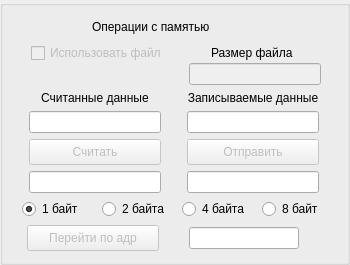
            <widget class="QGroupBox" name="groupBox_2">
             <property name="minimumSize">
              <size>
               <width>341</width>
               <height>246</height>
              </size>
             </property>
             <property name="maximumSize">
              <size>
               <width>350</width>
               <height>290</height>
              </size>
             </property>
             <property name="title">
              <string/>
             </property>
             <layout class="QGridLayout" name="gridLayout_6">
              <item row="0" column="0">
               <layout class="QVBoxLayout" name="verticalLayout_33">
                <item>
                 <layout class="QHBoxLayout" name="horizontalLayout_27">
                  <item>
                   <spacer name="horizontalSpacer_42">
                    <property name="orientation">
                     <enum>Qt::Horizontal</enum>
                    </property>
                    <property name="sizeType">
                     <enum>QSizePolicy::Fixed</enum>
                    </property>
                    <property name="sizeHint" stdset="0">
                     <size>
                      <width>78</width>
                      <height>20</height>
                     </size>
                    </property>
                   </spacer>
                  </item>
                  <item>
                   <widget class="QLabel" name="label_21">
                    <property name="text">
                     <string>Операции с памятью</string>
                    </property>
                   </widget>
                  </item>
                  <item>
                   <spacer name="horizontalSpacer_43">
                    <property name="orientation">
                     <enum>Qt::Horizontal</enum>
                    </property>
                    <property name="sizeType">
                     <enum>QSizePolicy::Fixed</enum>
                    </property>
                    <property name="sizeHint" stdset="0">
                     <size>
                      <width>88</width>
                      <height>20</height>
                     </size>
                    </property>
                   </spacer>
                  </item>
                 </layout>
                </item>
                <item>
                 <layout class="QVBoxLayout" name="verticalLayout_20">
                  <property name="spacing">
                   <number>0</number>
                  </property>
                  <item>
                   <layout class="QHBoxLayout" name="horizontalLayout_28">
                    <property name="leftMargin">
                     <number>17</number>
                    </property>
                    <item>
                     <widget class="QCheckBox" name="checkBox_3">
                      <property name="enabled">
                       <bool>false</bool>
                      </property>
                      <property name="text">
                       <string>Использовать файл</string>
                      </property>
                     </widget>
                    </item>
                    <item>
                     <spacer name="horizontalSpacer_44">
                      <property name="orientation">
                       <enum>Qt::Horizontal</enum>
                      </property>
                      <property name="sizeHint" stdset="0">
                       <size>
                        <width>40</width>
                        <height>20</height>
                       </size>
                      </property>
                     </spacer>
                    </item>
                    <item>
                     <widget class="QLabel" name="label_24">
                      <property name="text">
                       <string>Размер файла</string>
                      </property>
                     </widget>
                    </item>
                    <item>
                     <spacer name="horizontalSpacer_45">
                      <property name="orientation">
                       <enum>Qt::Horizontal</enum>
                      </property>
                      <property name="sizeHint" stdset="0">
                       <size>
                        <width>40</width>
                        <height>20</height>
                       </size>
                      </property>
                     </spacer>
                    </item>
                   </layout>
                  </item>
                  <item>
                   <layout class="QHBoxLayout" name="horizontalLayout_29">
                    <property name="spacing">
                     <number>3</number>
                    </property>
                    <property name="topMargin">
                     <number>0</number>
                    </property>
                    <item>
                     <spacer name="horizontalSpacer_40">
                      <property name="orientation">
                       <enum>Qt::Horizontal</enum>
                      </property>
                      <property name="sizeHint" stdset="0">
                       <size>
                        <width>179</width>
                        <height>20</height>
                       </size>
                      </property>
                     </spacer>
                    </item>
                    <item>
                     <widget class="QLineEdit" name="lineEdit_7">
                      <property name="enabled">
                       <bool>false</bool>
                      </property>
                      <property name="minimumSize">
                       <size>
                        <width>132</width>
                        <height>22</height>
                       </size>
                      </property>
                      <property name="maximumSize">
                       <size>
                        <width>132</width>
                        <height>22</height>
                       </size>
                      </property>
                     </widget>
                    </item>
                    <item>
                     <spacer name="horizontalSpacer_41">
                      <property name="orientation">
                       <enum>Qt::Horizontal</enum>
                      </property>
                      <property name="sizeHint" stdset="0">
                       <size>
                        <width>18</width>
                        <height>20</height>
                       </size>
                      </property>
                     </spacer>
                    </item>
                   </layout>
                  </item>
                 </layout>
                </item>
                <item>
                 <layout class="QHBoxLayout" name="horizontalLayout_24">
                  <item>
                   <layout class="QVBoxLayout" name="verticalLayout_15">
                    <item>
                     <widget class="QLabel" name="label_25">
                      <property name="text">
                       <string>Считанные данные</string>
                      </property>
                      <property name="alignment">
                       <set>Qt::AlignCenter</set>
                      </property>
                     </widget>
                    </item>
                    <item>
                     <widget class="QLineEdit" name="lineEdit_8">
                      <property name="minimumSize">
                       <size>
                        <width>132</width>
                        <height>22</height>
                       </size>
                      </property>
                      <property name="maximumSize">
                       <size>
                        <width>132</width>
                        <height>22</height>
                       </size>
                      </property>
                      <property name="readOnly">
                       <bool>true</bool>
                      </property>
                     </widget>
                    </item>
                    <item>
                     <widget class="QPushButton" name="pushButton_18">
                      <property name="enabled">
                       <bool>false</bool>
                      </property>
                      <property name="minimumSize">
                       <size>
                        <width>132</width>
                        <height>26</height>
                       </size>
                      </property>
                      <property name="maximumSize">
                       <size>
                        <width>132</width>
                        <height>26</height>
                       </size>
                      </property>
                      <property name="text">
                       <string>Считать</string>
                      </property>
                     </widget>
                    </item>
                    <item>
                     <widget class="QLineEdit" name="lineEdit_10">
                      <property name="minimumSize">
                       <size>
                        <width>132</width>
                        <height>22</height>
                       </size>
                      </property>
                      <property name="maximumSize">
                       <size>
                        <width>132</width>
                        <height>22</height>
                       </size>
                      </property>
                     </widget>
                    </item>
                   </layout>
                  </item>
                  <item>
                   <spacer name="horizontalSpacer_47">
                    <property name="orientation">
                     <enum>Qt::Horizontal</enum>
                    </property>
                    <property name="sizeType">
                     <enum>QSizePolicy::Minimum</enum>
                    </property>
                    <property name="sizeHint" stdset="0">
                     <size>
                      <width>5</width>
                      <height>20</height>
                     </size>
                    </property>
                   </spacer>
                  </item>
                  <item>
                   <layout class="QVBoxLayout" name="verticalLayout_16">
                    <property name="spacing">
                     <number>6</number>
                    </property>
                    <item>
                     <widget class="QLabel" name="label_26">
                      <property name="text">
                       <string>Записываемые данные</string>
                      </property>
                      <property name="alignment">
                       <set>Qt::AlignCenter</set>
                      </property>
                     </widget>
                    </item>
                    <item>
                     <widget class="QLineEdit" name="lineEdit_9">
                      <property name="minimumSize">
                       <size>
                        <width>132</width>
                        <height>22</height>
                       </size>
                      </property>
                      <property name="maximumSize">
                       <size>
                        <width>132</width>
                        <height>22</height>
                       </size>
                      </property>
                     </widget>
                    </item>
                    <item>
                     <widget class="QPushButton" name="pushButton_19">
                      <property name="enabled">
                       <bool>false</bool>
                      </property>
                      <property name="minimumSize">
                       <size>
                        <width>132</width>
                        <height>26</height>
                       </size>
                      </property>
                      <property name="maximumSize">
                       <size>
                        <width>132</width>
                        <height>26</height>
                       </size>
                      </property>
                      <property name="text">
                       <string>Отправить</string>
                      </property>
                     </widget>
                    </item>
                    <item>
                     <widget class="QLineEdit" name="lineEdit_11">
                      <property name="minimumSize">
                       <size>
                        <width>132</width>
                        <height>22</height>
                       </size>
                      </property>
                      <property name="maximumSize">
                       <size>
                        <width>132</width>
                        <height>22</height>
                       </size>
                      </property>
                     </widget>
                    </item>
                   </layout>
                  </item>
                 </layout>
                </item>
                <item>
                 <layout class="QHBoxLayout" name="horizontalLayout_22">
                  <property name="spacing">
                   <number>6</number>
                  </property>
                  <property name="leftMargin">
                   <number>8</number>
                  </property>
                  <item>
                   <widget class="QRadioButton" name="radioButton_11">
                    <property name="text">
                     <string>1 байт</string>
                    </property>
                    <property name="checked">
                     <bool>true</bool>
                    </property>
                   </widget>
                  </item>
                  <item>
                   <widget class="QRadioButton" name="radioButton_12">
                    <property name="text">
                     <string>2 байта</string>
                    </property>
                   </widget>
                  </item>
                  <item>
                   <widget class="QRadioButton" name="radioButton_10">
                    <property name="text">
                     <string>4 байта</string>
                    </property>
                   </widget>
                  </item>
                  <item>
                   <widget class="QRadioButton" name="radioButton_9">
                    <property name="enabled">
                     <bool>true</bool>
                    </property>
                    <property name="text">
                     <string>8 байт</string>
                    </property>
                   </widget>
                  </item>
                 </layout>
                </item>
                <item>
                 <layout class="QHBoxLayout" name="horizontalLayout_26">
                  <item>
                   <spacer name="horizontalSpacer_49">
                    <property name="orientation">
                     <enum>Qt::Horizontal</enum>
                    </property>
                    <property name="sizeHint" stdset="0">
                     <size>
                      <width>16</width>
                      <height>14</height>
                     </size>
                    </property>
                   </spacer>
                  </item>
                  <item>
                   <widget class="QPushButton" name="pushButton_20">
                    <property name="enabled">
                     <bool>false</bool>
                    </property>
                    <property name="minimumSize">
                     <size>
                      <width>132</width>
                      <height>26</height>
                     </size>
                    </property>
                    <property name="maximumSize">
                     <size>
                      <width>132</width>
                      <height>26</height>
                     </size>
                    </property>
                    <property name="text">
                     <string>Перейти по адр</string>
                    </property>
                   </widget>
                  </item>
                  <item>
                   <spacer name="horizontalSpacer_50">
                    <property name="orientation">
                     <enum>Qt::Horizontal</enum>
                    </property>
                    <property name="sizeHint" stdset="0">
                     <size>
                      <width>26</width>
                      <height>20</height>
                     </size>
                    </property>
                   </spacer>
                  </item>
                  <item>
                   <widget class="QLineEdit" name="lineEdit_12">
                    <property name="minimumSize">
                     <size>
                      <width>110</width>
                      <height>22</height>
                     </size>
                    </property>
                    <property name="maximumSize">
                     <size>
                      <width>110</width>
                      <height>22</height>
                     </size>
                    </property>
                   </widget>
                  </item>
                  <item>
                   <spacer name="horizontalSpacer_51">
                    <property name="orientation">
                     <enum>Qt::Horizontal</enum>
                    </property>
                    <property name="sizeHint" stdset="0">
                     <size>
                      <width>40</width>
                      <height>20</height>
                     </size>
                    </property>
                   </spacer>
                  </item>
                 </layout>
                </item>
               </layout>
              </item>
             </layout>
             <zorder></zorder>
            </widget>
